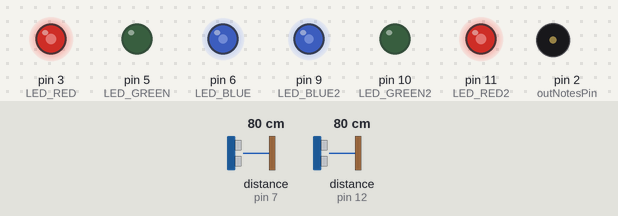
Bench run of a sketch on a simulated Arduino Uno, built with avr-gcc and run on an emulated ATmega328P. Parts: output pins drawn as LEDs (lit = HIGH), buzzer (waves = sounding). Wiring (inferred from the names in the program): 2 × ultrasonic range finder: trigger pin 8, echo pin 7 / trigger pin 13, echo pin 12. The inputs (shaded band) are chosen by the test bench; at power-on: distance to the obstacle (sensors on pin 7, pin 12) 80 cm. The echo pulse lasts 58.3 µs per cm; pins used as bus, display or sensor lines are not drawn.

Above: at 1.2 s.
1.3 s: distance to the obstacle (sensor on pin 7) set to 2 cm
At 1.58 s:
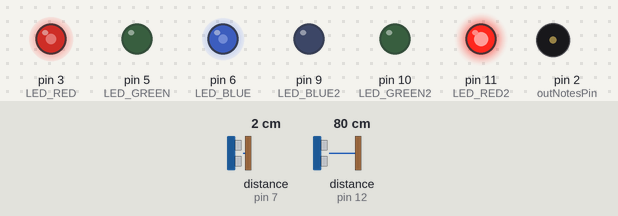
4.3 s: distance to the obstacle (sensor on pin 12) set to 2 cm
At 4.63 s:
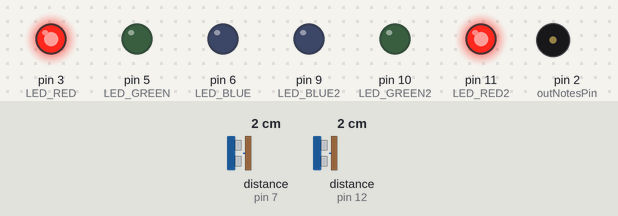
7.3 s: distance to the obstacle (sensor on pin 7) set to 60 cm
At 7.8 s:
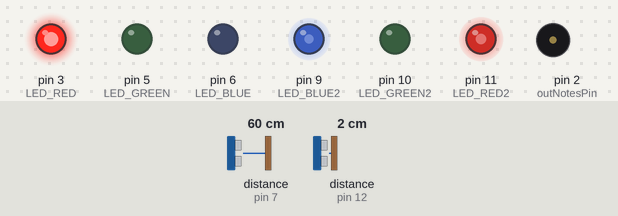
8.8 s: distance to the obstacle (sensor on pin 7) set to 18 cm
At 9.22 s:
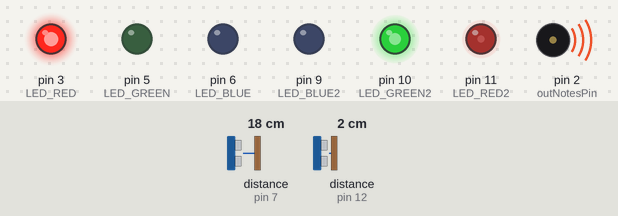
11.8 s: distance to the obstacle (sensor on pin 12) set to 9 cm
At 12.1 s:
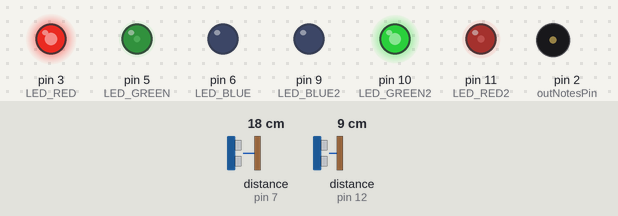
14.8 s: distance to the obstacle (sensor on pin 12) set to 18 cm
At 15.14 s:
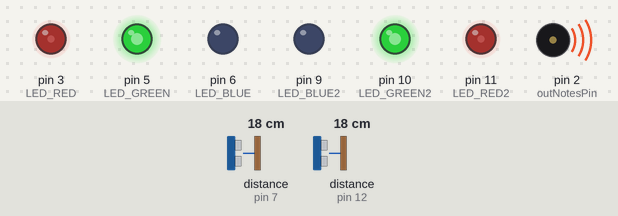
Timing chart, 0 to 18.8 s (numbered marks = the images above; inputs shaded):
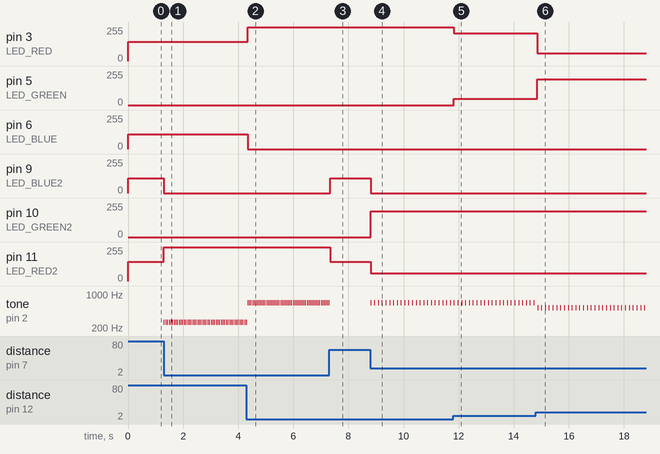

The sketch:

RHMS_Gizmo-Sonico_01.ino
```cpp
/*  Gizmossônico
 *  por Gino Passos
 *
 *  Demonstracao do uso do sensor ultrassonico HC-SR04
 *
 *  Utiliza partes do codigo do site
 *  https://howtomechatronics.com/tutorials/arduino/ultrasonic-sensor-hc-sr04/
 *
 * Ultrasonic Sensor HC-SR04 and Arduino Tutorial
 * by Dejan Nedelkovski,
 * www.HowToMechatronics.com
 *
*/
#include "pitches.h"

int bright_red    = 0;   // how bright the RED LED is
int bright_green  = 0;   // how bright the GREEN LED is
int bright_blue   = 0;   // how bright the BLUE LED is
int LED_RED       = 3;   // PWM pin for red LED
int LED_GREEN     = 5;   // PWM pin for green LED
int LED_BLUE      = 6;   // PWM pin for blue LED
int LED_RED2      = 11;  // PWM pin for red LED
int LED_GREEN2    = 10;  // PWM pin for green LED
int LED_BLUE2     = 9;   // PWM pin for blue LED

const int trigPin = 13; //9;   // defines pins numbers
const int echoPin = 12; //10;

const int trigPin2 = 8; //12;   // defines pins numbers
const int echoPin2 = 7; //11;
const int outNotesPin = 2;

long duration;           // defines variables
int  distance;

long duration2;           // defines variables
int  distance2;

int notes[] = {
  NOTE_E5, NOTE_D5, NOTE_C5, NOTE_B4, NOTE_A4, NOTE_G4, NOTE_F4, NOTE_E4, NOTE_D4, NOTE_C4
};


void setup() {
  pinMode(LED_RED,   OUTPUT);
  pinMode(LED_GREEN, OUTPUT);
  pinMode(LED_BLUE,  OUTPUT);
  pinMode(LED_RED2,   OUTPUT);
  pinMode(LED_GREEN2, OUTPUT);
  pinMode(LED_BLUE2,  OUTPUT);

  pinMode(trigPin, OUTPUT); // Sets the trigPin as an Output
  pinMode(echoPin, INPUT);  // Sets the echoPin as an Input

  pinMode(trigPin2, OUTPUT); // Sets the trigPin2 as an Output
  pinMode(echoPin2, INPUT);  // Sets the echoPin2 as an Input

  Serial.begin(9600);
}

void loop() {
  int sensorValue,sensorValue2,keyNumber;
  int dur1;

  digitalWrite(trigPin, LOW);
  delayMicroseconds(2);
  // Sets the trigPin on HIGH state for 10 micro seconds
  digitalWrite(trigPin, HIGH);
  delayMicroseconds(10);
  digitalWrite(trigPin, LOW);
  // Reads the echoPin, returns the sound wave travel time in microseconds
  duration = pulseIn(echoPin, HIGH);

  // Calculating the distance
  distance= duration*0.034/2;
  // Prints the distance on the Serial Monitor

  sensorValue = 1023.0 * (  ((float) (distance - 5)) / 50.0 );
  if (distance > 50) sensorValue = 1023;
  if (distance < 5) sensorValue  = 0;

  keyNumber = 9 * ( ((float) sensorValue) / 1023.0);
  if (sensorValue > 960) keyNumber = 9;
  if (sensorValue < 100) keyNumber = 0;

  if ( sensorValue < 320) {
    bright_red = 255 - (int)(255. * (sensorValue / 320.));
    bright_green = (int) (255 * (float)(sensorValue / 320.));
    bright_blue = 0;
  }
  if (( sensorValue >= 320) && ( sensorValue < 640)) {
    bright_red = 0;
    bright_green = 255 - (int)(255. * ((sensorValue-320.) / 320.));
    bright_blue = (int) 255 * (float)((sensorValue-320.) / 320.);
  }

  if (( sensorValue >= 640) && ( sensorValue < 960)) {
    bright_red = (int) 145 * (float)((sensorValue-640.) / 320.);
    bright_green = 0;
    bright_blue = 110 - (int)(110. * ((sensorValue-640.) / 320.));
  }
  if ( sensorValue >= 960) {
    bright_red = 145;
    bright_green = 0;
    bright_blue = 110;
  }
  analogWrite(LED_RED,   bright_red);
  analogWrite(LED_GREEN, bright_green);
  analogWrite(LED_BLUE,  bright_blue);

  digitalWrite(trigPin2, LOW);
  delayMicroseconds(2);
  // Sets the trigPin on HIGH state for 10 micro seconds
  digitalWrite(trigPin2, HIGH);
  delayMicroseconds(10);
  digitalWrite(trigPin2, LOW);

  // Reads the echoPin, returns the sound wave travel time in microseconds
  duration2 = pulseIn(echoPin2, HIGH);
  // Calculating the distance
  distance2= duration2*0.034/2;
  // Prints the distance on the Serial Monitor
  sensorValue2 = 1023.0 * (  ((float) (distance2 - 5)) / 50.0 );
  if (distance2 > 50) sensorValue2 = 1023;
  if (distance2 < 5) sensorValue2  = 0;

  if ( sensorValue2 < 320) {
    bright_red = 255 - (int)(255. * (sensorValue2 / 320.));
    bright_green = (int) (255 * (float)(sensorValue2 / 320.));
    bright_blue = 0;
  }
  if (( sensorValue2 >= 320) && ( sensorValue2 < 640)) {
    bright_red = 0;
    bright_green = 255 - (int)(255. * ((sensorValue2-320.) / 320.));
    bright_blue = (int) 255 * (float)((sensorValue2-320.) / 320.);
  }

  if (( sensorValue2 >= 640) && ( sensorValue2 < 960)) {
    bright_red = (int) 145 * (float)((sensorValue2-640.) / 320.);
    bright_green = 0;
    bright_blue = 110 - (int)(110. * ((sensorValue2-640.) / 320.));
  }
  if ( sensorValue2 >= 960) {
    bright_red = 145;
    bright_green = 0;
    bright_blue = 110;
  }
  analogWrite(LED_RED2,   bright_red);
  analogWrite(LED_GREEN2, bright_green);
  analogWrite(LED_BLUE2,  bright_blue);

  dur1 = 0;
  if (distance2 < 50) {
    tone(outNotesPin, notes[keyNumber], 10);
    dur1 = 50 + 200. *( distance2/ 40. );
  }
  delay(dur1);

  //Serial.print("Distance: ");
  //Serial.print(distance);
  //Serial.print("Distance2: ");
  //Serial.print(distance2);
  //Serial.print("        sensorValue: ");
  //Serial.print(sensorValue);
  //Serial.print("        keyNumber: ");
  //Serial.println(keyNumber);

}
```

pitches.h
```cpp
/*************************************************
 * Public Constants
 *************************************************/

#define NOTE_B0  31
#define NOTE_C1  33
#define NOTE_CS1 35
#define NOTE_D1  37
#define NOTE_DS1 39
#define NOTE_E1  41
#define NOTE_F1  44
#define NOTE_FS1 46
#define NOTE_G1  49
#define NOTE_GS1 52
#define NOTE_A1  55
#define NOTE_AS1 58
#define NOTE_B1  62
#define NOTE_C2  65
#define NOTE_CS2 69
#define NOTE_D2  73
#define NOTE_DS2 78
#define NOTE_E2  82
#define NOTE_F2  87
#define NOTE_FS2 93
#define NOTE_G2  98
#define NOTE_GS2 104
#define NOTE_A2  110
#define NOTE_AS2 117
#define NOTE_B2  123
#define NOTE_C3  131
#define NOTE_CS3 139
#define NOTE_D3  147
#define NOTE_DS3 156
#define NOTE_E3  165
#define NOTE_F3  175
#define NOTE_FS3 185
#define NOTE_G3  196
#define NOTE_GS3 208
#define NOTE_A3  220
#define NOTE_AS3 233
#define NOTE_B3  247
#define NOTE_C4  262
#define NOTE_CS4 277
#define NOTE_D4  294
#define NOTE_DS4 311
#define NOTE_E4  330
#define NOTE_F4  349
#define NOTE_FS4 370
#define NOTE_G4  392
#define NOTE_GS4 415
#define NOTE_A4  440
#define NOTE_AS4 466
#define NOTE_B4  494
#define NOTE_C5  523
#define NOTE_CS5 554
#define NOTE_D5  587
#define NOTE_DS5 622
#define NOTE_E5  659
#define NOTE_F5  698
#define NOTE_FS5 740
#define NOTE_G5  784
#define NOTE_GS5 831
#define NOTE_A5  880
#define NOTE_AS5 932
#define NOTE_B5  988
#define NOTE_C6  1047
#define NOTE_CS6 1109
#define NOTE_D6  1175
#define NOTE_DS6 1245
#define NOTE_E6  1319
#define NOTE_F6  1397
#define NOTE_FS6 1480
#define NOTE_G6  1568
#define NOTE_GS6 1661
#define NOTE_A6  1760
#define NOTE_AS6 1865
#define NOTE_B6  1976
#define NOTE_C7  2093
#define NOTE_CS7 2217
#define NOTE_D7  2349
#define NOTE_DS7 2489
#define NOTE_E7  2637
#define NOTE_F7  2794
#define NOTE_FS7 2960
#define NOTE_G7  3136
#define NOTE_GS7 3322
#define NOTE_A7  3520
#define NOTE_AS7 3729
#define NOTE_B7  3951
#define NOTE_C8  4186
#define NOTE_CS8 4435
#define NOTE_D8  4699
#define NOTE_DS8 4978
```

Measured:
- after the input at 1.3 s, pin 9 (LED_BLUE2): 110/255 → 0/255 at once; pin 11 (LED_RED2): 145/255 → 255/255 at once; tone on pin 2 (outNotesPin): alternates 262 Hz for 0.01 s and silent for 0.05 s, starting at once
- after the input at 4.3 s, pin 3 (LED_RED): 145/255 → 255/255 after 0.05 s; pin 6 (LED_BLUE): 110/255 → 0/255 after 0.05 s
- after the input at 7.3 s, pin 9 (LED_BLUE2): 0/255 → 110/255 after 0.05 s; pin 11 (LED_RED2): 255/255 → 145/255 after 0.05 s; tone on pin 2 (outNotesPin): stops changing and stays silent
- after the input at 8.8 s, pin 9 (LED_BLUE2): 110/255 → 0/255 at once; pin 10 (LED_GREEN2): 0/255 → 195/255 at once; pin 11 (LED_RED2): 145/255 → 60/255 at once; tone on pin 2 (outNotesPin): alternates 659 Hz for 0.01 s and silent for 0.13 s, starting at once
- after the input at 11.8 s, pin 3 (LED_RED): 255/255 → 207/255 at once; pin 5 (LED_GREEN): 0/255 → 48/255 at once
- after the input at 14.8 s, pin 3 (LED_RED): 207/255 → 60/255 after 0.06 s; pin 5 (LED_GREEN): 48/255 → 195/255 after 0.06 s
